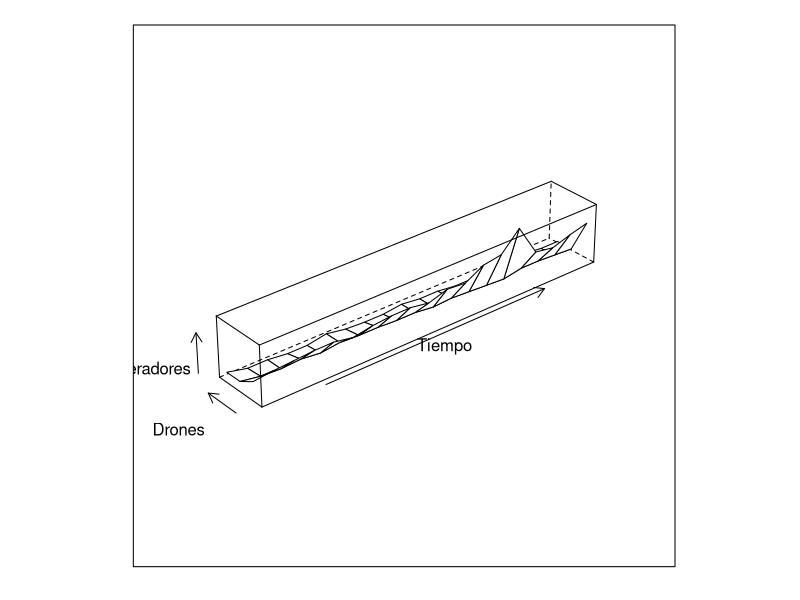

This figure's R source:
data <- read.csv (file="FUN.tsv", head=FALSE, sep="	")

 library(lattice)

data <- as.matrix(data)
data[, 1] <- data[, 1] /100

wireframe(data, xlab="Tiempo", ylab="Drones", zlab="Operadores")